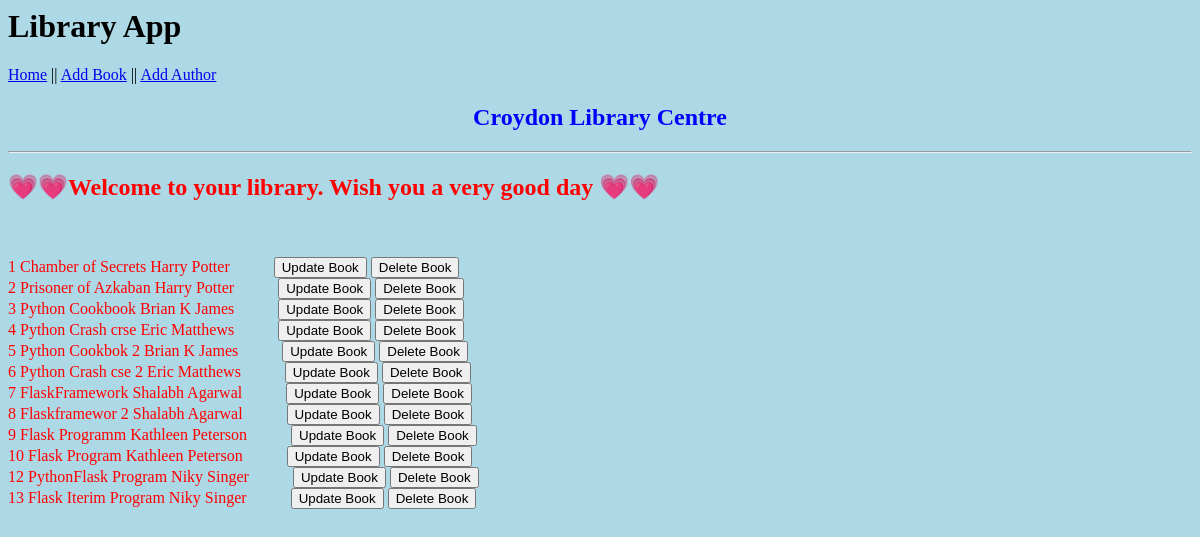
Before: / with the older database file.
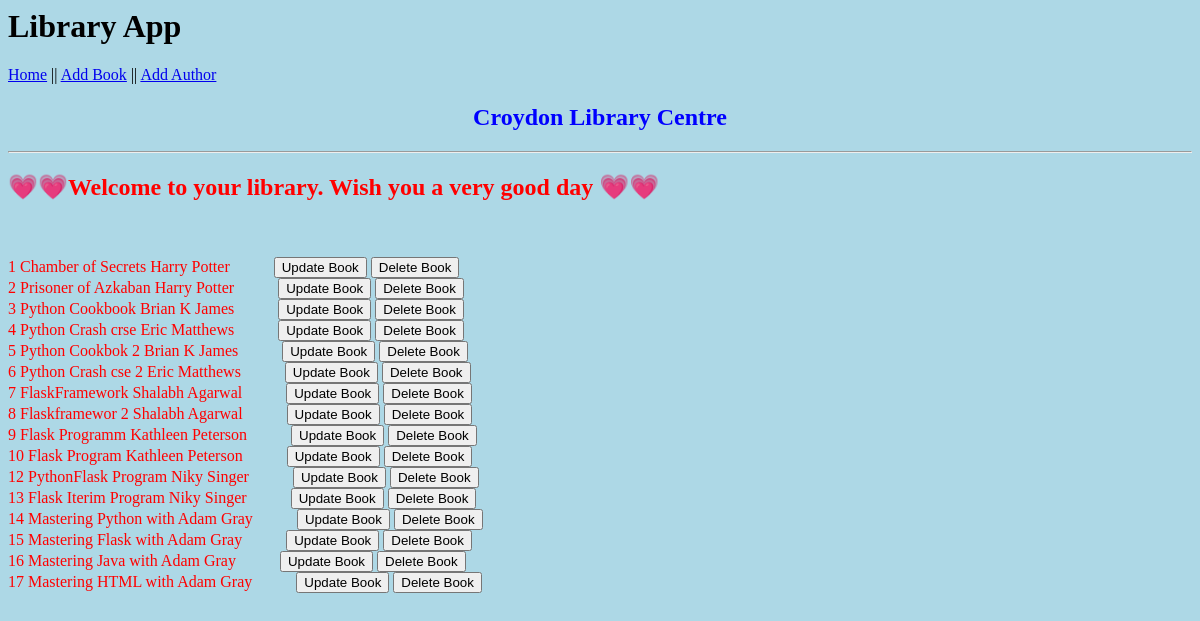
After: the same page with the newer database file.
### application/models.py (models this page shows)
class Book(db.Model):
    id = db.Column(db.Integer, primary_key = True)
    title = db.Column(db.String(30))
    price = db.Column(db.Float)
    publish_date = db.Column(db.Date)
    author_id = db.Column(db.Integer, db.ForeignKey('author.id'), nullable = False)
    def __str__(self):
        return f"{self.title}"

class Author(db.Model):
    id = db.Column(db.Integer, primary_key = True)
    author_name = db.Column(db.String(30))
    books = db.relationship('Book', backref='author')
    def __str__(self):
        return f"{self.author_name}"

### application/routes.py (the view)
@app.route('/')
def home():
    books = Book.query.all()
    return render_template('index.html', books = books)

### application/templates/index.html
{% extends 'layout.html' %}
{% block body %}
<h2 style="color: blue; text-align: center;">Croydon Library Centre</h2>
<hr>
<span style="color:red">
<marquee width="100%" direction="left" height="50px">
<h2>&#128151;&#128151;Welcome to your library. Wish you a very good day &#128151;&#128151;</h2></marquee>
<br><br>
        {% for book in books %}
        {{ book.id.__str__() + " " + book.__str__() + " " + book.author.__str__() }} &nbsp; &nbsp; &nbsp; &nbsp; &nbsp;
        <button type=button onclick="window.location.href='{{ url_for('update', id=book.id) }}'">Update Book </button>
        <button type=button onclick="window.location.href='{{ url_for('delete_book', i=book.id) }}'">Delete Book </button>
        <br>
        {% endfor %}
{% endblock body %}

### application/templates/layout.html (shortened to what this page needs)
<html lang="en">
    <head>
    </head>
    <body style="background-color: lightblue;">
        <h1>Library App</h1>
        <a href="{{ url_for('home') }}">Home</a> || <a href="{{ url_for('add_book') }}">Add Book</a> || <a href="{{ url_for('add_author') }}">Add Author</a>
        <br>
        {% block body %}
        {% endblock body %}
    </body>
</html>

Changed rows visible on the page:
added Book: id.__str__ "14 Mastering Python with Adam Gray"
added Book: id.__str__ "15 Mastering Flask with Adam Gray"
added Book: id.__str__ "16 Mastering Java with Adam Gray"
added Book: id.__str__ "17 Mastering HTML with Adam Gray"
